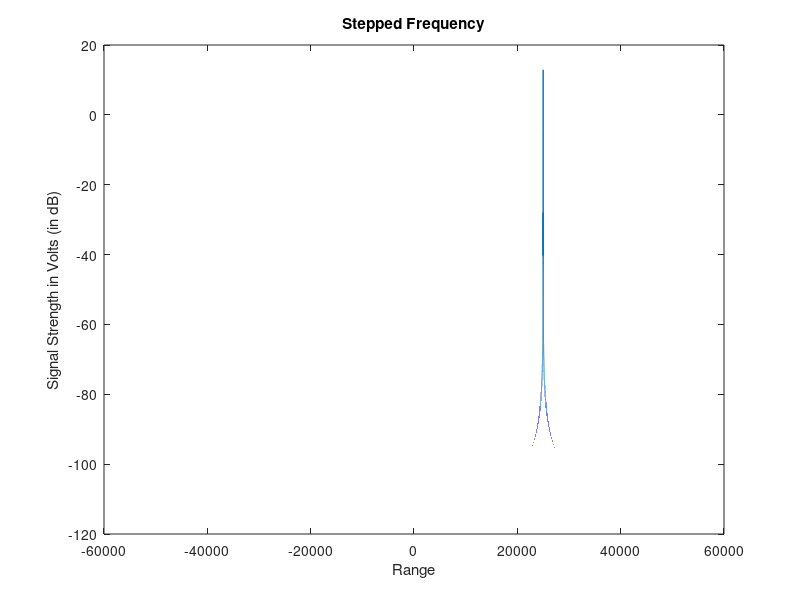

MATLAB code to generate this figure:
%%% Author: Aditya Jain %%%%%%%%%%%%%%%%%
%%% Topic: Stepped Frequency Waveform %%%
%%% Date: 16th March, 2018 %%%%%%%%%%

clc
clear
close all

%% Variable Declaration
fmin = 2.5e+9;     % min frequency
fmax = 3.5e+9;     % max frequency
bw = fmax - fmin;    % bandwidth of the signal
fstep = 1500;      % frequency step in Hz
A = 10;            % Magnitude (RCS of the target)
c = 3e+8;              % speed of light
Rmax = c/(2*fstep);    % Max unambiguous detectable range
target = Rmax/4;       % location of the target
delr = c/(2*bw);       % range resolution

% Defining the axis
faxis = fmin:fstep:fmax-fstep;    % frequency axis
raxis = -Rmax/2:delr:Rmax/2-delr; % range axis

SrxF = A*exp(-1j*2*pi*faxis*2*target/c);  % Received Signal in frequency domain

%% Windowing: Hamming function
len = size(faxis);
w = hamming(len(2))';

SrxW = SrxF.*w;   % windowed received signal in frequency domain  

%% IFFT
SrxT = ifftshift(ifft(SrxW));   % using ifftshift to get result from -Rmax/2 to Rmax/2

plot(raxis,20*log10(abs(SrxT)))
title('Stepped Frequency')
xlabel('Range')
ylabel('Signal Strength in Volts (in dB)')
